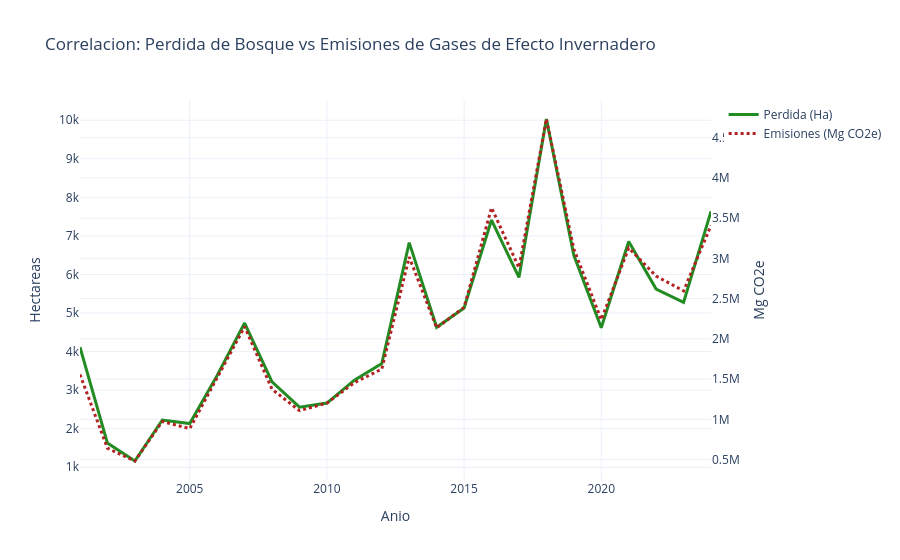

Here is the notebook cell this chart was saved with:
### Markdown cell above
## 3. El Costo Climatico: Emisiones de CO2
La deforestacion no solo es perdida de arboles; es la liberacion masiva de carbono a la atmosfera.

### Code cell
df_loss = pd.read_csv(os.path.join(DATA_DIR, "gfw_historico_perdida_emisiones.csv"))
fig_emissions = go.Figure()

fig_emissions.add_trace(go.Scatter(
    x=df_loss['umd_tree_cover_loss__year'], 
    y=df_loss['umd_tree_cover_loss__ha'],
    name="Perdida (Ha)", 
    line=dict(color='forestgreen', width=3)
))

fig_emissions.add_trace(go.Scatter(
    x=df_loss['umd_tree_cover_loss__year'], 
    y=df_loss['gfw_gross_emissions_co2e_all_gases__Mg'],
    name="Emisiones (Mg CO2e)", 
    yaxis="y2",
    line=dict(color='firebrick', width=3, dash='dot')
))

fig_emissions.update_layout(
    title="Correlacion: Perdida de Bosque vs Emisiones de Gases de Efecto Invernadero",
    xaxis_title="Anio",
    yaxis_title="Hectareas",
    yaxis2=dict(title="Mg CO2e", overlaying="y", side="right"),
    template="plotly_white"
)
fig_emissions.show()

### Figure 1 — Plotly figure (JSON) as saved in the notebook; plotly's stock layout.template omitted (floating-point values rounded to 4 significant figures)
{"data": [{"line": {"color": "forestgreen", "width": 3}, "name": "Perdida (Ha)", "type": "scatter", "x": [2001, 2002, 2003, 2004, 2005, 2006, 2007, 2008, 2009, 2010, 2011, 2012, 2013, 2014, 2015, 2016, 2017, 2018, 2019, 2020, 2021, 2022, 2023, 2024], "y": [4112.0, 1626.0, 1163.0, 2225.0, 2132.0, 3383.0, 4740.0, 3213.0, 2558.0, 2665.0, 3258.0, 3690.0, 6826.0, 4630.0, 5129.0, 7411.0, 5923.0, 10030.0, 6497.0, 4618.0, 6856.0, 5624.0, 5278.0, 7637.0]}, {"line": {"color": "firebrick", "dash": "dot", "width": 3}, "name": "Emisiones (Mg CO2e)", "type": "scatter", "x": [2001, 2002, 2003, 2004, 2005, 2006, 2007, 2008, 2009, 2010, 2011, 2012, 2013, 2014, 2015, 2016, 2017, 2018, 2019, 2020, 2021, 2022, 2023, 2024], "y": [1556000.0, 640500.0, 481800.0, 973300.0, 884500.0, 1512000.0, 2151000.0, 1373000.0, 1108000.0, 1202000.0, 1455000.0, 1624000.0, 3017000.0, 2137000.0, 2391000.0, 3629000.0, 2884000.0, 4732000.0, 3116000.0, 2237000.0, 3129000.0, 2779000.0, 2595000.0, 3410000.0], "yaxis": "y2"}], "layout": {"title": {"text": "Correlacion: Perdida de Bosque vs Emisiones de Gases de Efecto Invernadero"}, "xaxis": {"title": {"text": "Anio"}}, "yaxis": {"title": {"text": "Hectareas"}}, "yaxis2": {"overlaying": "y", "side": "right", "title": {"text": "Mg CO2e"}}}}
